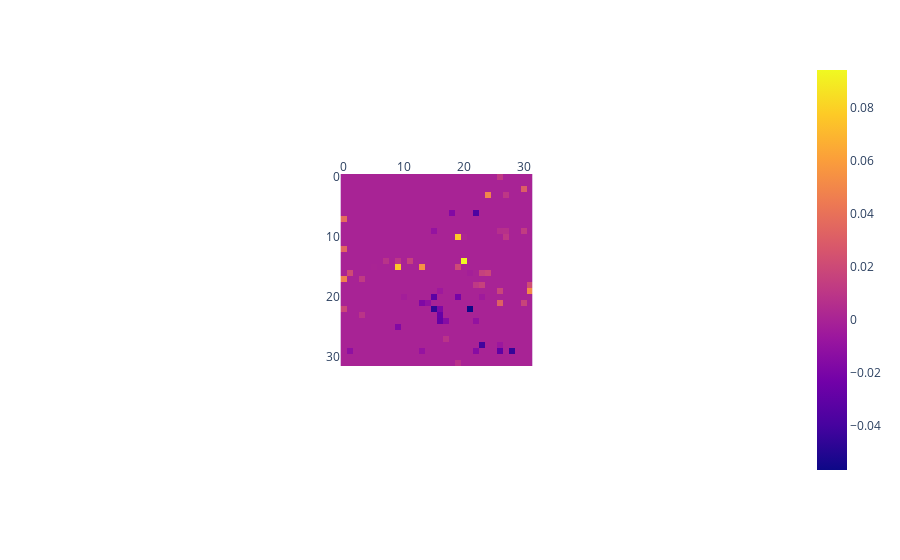

Write notebook code for a chart like this one.
### Code cell
resultsl1_b = np.array(resultsl1_b)
resultsl1_b = resultsl1_b.reshape([32,32])

fig_b = px.imshow(resultsl1_b)
fig_b.update_xaxes(side="top")
fig_b.show()

### Figure 1 — Plotly figure (JSON) as saved in the notebook; plotly's stock layout.template omitted (floating-point values rounded to 4 significant figures; data arrays with more than 128 entries replaced by an {"elided": "..."} marker saying what was removed)
{"data": [{"coloraxis": "coloraxis", "hovertemplate": "x: %{x}<br>y: %{y}<br>color: %{z}<extra></extra>", "name": "0", "type": "heatmap", "xaxis": "x", "yaxis": "y", "z": {"elided": "32x32 float values"}}], "layout": {"autosize": true, "coloraxis": {"colorscale": [[0, "#0d0887"], [0.1111, "#46039f"], [0.2222, "#7201a8"], [0.3333, "#9c179e"], [0.4444, "#bd3786"], [0.5556, "#d8576b"], [0.6667, "#ed7953"], [0.7778, "#fb9f3a"], [0.8889, "#fdca26"], [1, "#f0f921"]]}, "margin": {"t": 60}, "xaxis": {"anchor": "y", "autorange": true, "constrain": "domain", "domain": [0.3654, 0.6346], "range": [-0.5, 31.5], "scaleanchor": "y", "side": "top"}, "yaxis": {"anchor": "x", "autorange": true, "constrain": "domain", "domain": [0, 1], "range": [31.5, -0.5]}}}
